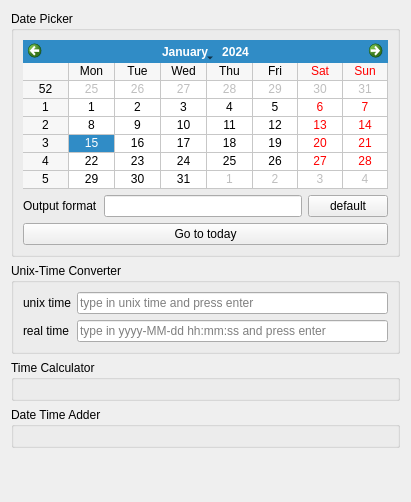
<?xml version="1.0" encoding="UTF-8"?>
<ui version="4.0">
 <class>DateTimeHelper</class>
 <widget class="QWidget" name="DateTimeHelper">
  <property name="geometry">
   <rect>
    <x>0</x>
    <y>0</y>
    <width>411</width>
    <height>502</height>
   </rect>
  </property>
  <property name="windowTitle">
   <string>Form</string>
  </property>
  <layout class="QVBoxLayout" name="verticalLayout">
   <item>
    <widget class="QGroupBox" name="groupBox_2">
     <property name="title">
      <string>Date Picker</string>
     </property>
     <layout class="QVBoxLayout" name="verticalLayout_3">
      <item>
       <widget class="QCalendarWidget" name="calendarWidget">
        <property name="sizePolicy">
         <sizepolicy hsizetype="Preferred" vsizetype="Maximum">
          <horstretch>0</horstretch>
          <verstretch>0</verstretch>
         </sizepolicy>
        </property>
        <property name="firstDayOfWeek">
         <enum>Qt::Monday</enum>
        </property>
        <property name="gridVisible">
         <bool>true</bool>
        </property>
       </widget>
      </item>
      <item>
       <layout class="QHBoxLayout" name="horizontalLayout">
        <item>
         <widget class="QLabel" name="label">
          <property name="text">
           <string>Output format</string>
          </property>
         </widget>
        </item>
        <item>
         <widget class="QLineEdit" name="lineEditOutputFormat"/>
        </item>
        <item>
         <widget class="QPushButton" name="pushButtonDefault">
          <property name="text">
           <string>default</string>
          </property>
         </widget>
        </item>
       </layout>
      </item>
      <item>
       <widget class="QPushButton" name="pushButtonToday">
        <property name="text">
         <string>Go to today</string>
        </property>
       </widget>
      </item>
     </layout>
    </widget>
   </item>
   <item>
    <widget class="QGroupBox" name="groupBox">
     <property name="title">
      <string>Unix-Time Converter</string>
     </property>
     <layout class="QGridLayout" name="gridLayout">
      <item row="0" column="0">
       <widget class="QLabel" name="label_2">
        <property name="text">
         <string>unix time</string>
        </property>
       </widget>
      </item>
      <item row="0" column="1">
       <widget class="QLineEdit" name="lineEditUnixTime">
        <property name="placeholderText">
         <string>type in unix time and press enter</string>
        </property>
       </widget>
      </item>
      <item row="1" column="0">
       <widget class="QLabel" name="label_3">
        <property name="text">
         <string>real time</string>
        </property>
       </widget>
      </item>
      <item row="1" column="1">
       <widget class="QLineEdit" name="lineEditRealTime">
        <property name="placeholderText">
         <string>type in yyyy-MM-dd hh:mm:ss and press enter</string>
        </property>
       </widget>
      </item>
     </layout>
    </widget>
   </item>
   <item>
    <widget class="QGroupBox" name="groupBoxTimeCalculator">
     <property name="title">
      <string>Time Calculator</string>
     </property>
     <layout class="QVBoxLayout" name="verticalLayout_2"/>
    </widget>
   </item>
   <item>
    <widget class="QGroupBox" name="groupBoxDateTimeAdder">
     <property name="title">
      <string>Date Time Adder</string>
     </property>
     <layout class="QVBoxLayout" name="verticalLayout_4"/>
    </widget>
   </item>
   <item>
    <spacer name="verticalSpacer">
     <property name="orientation">
      <enum>Qt::Vertical</enum>
     </property>
     <property name="sizeHint" stdset="0">
      <size>
       <width>20</width>
       <height>40</height>
      </size>
     </property>
    </spacer>
   </item>
  </layout>
 </widget>
 <resources/>
 <connections/>
</ui>
